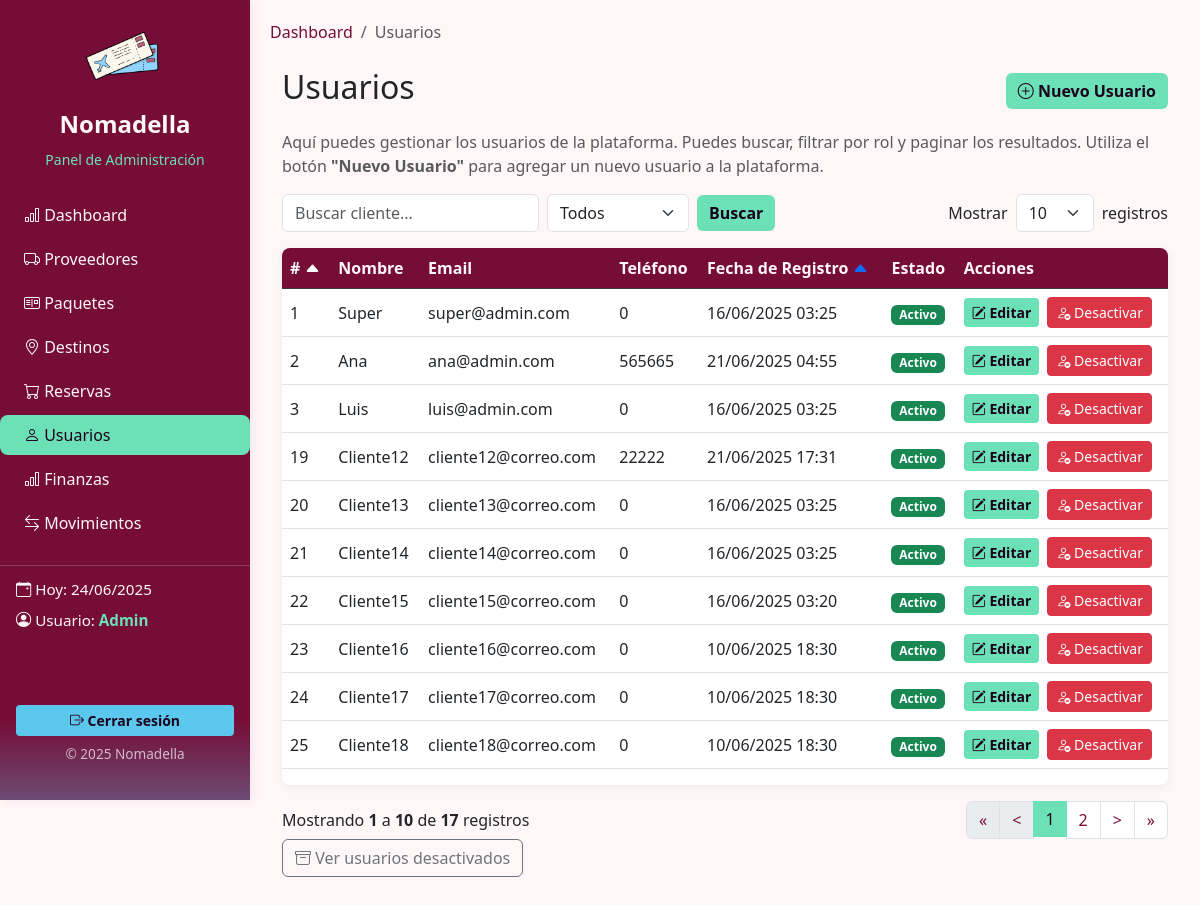
The app's page /public/dashboard/clientes.php (signed in), older data.
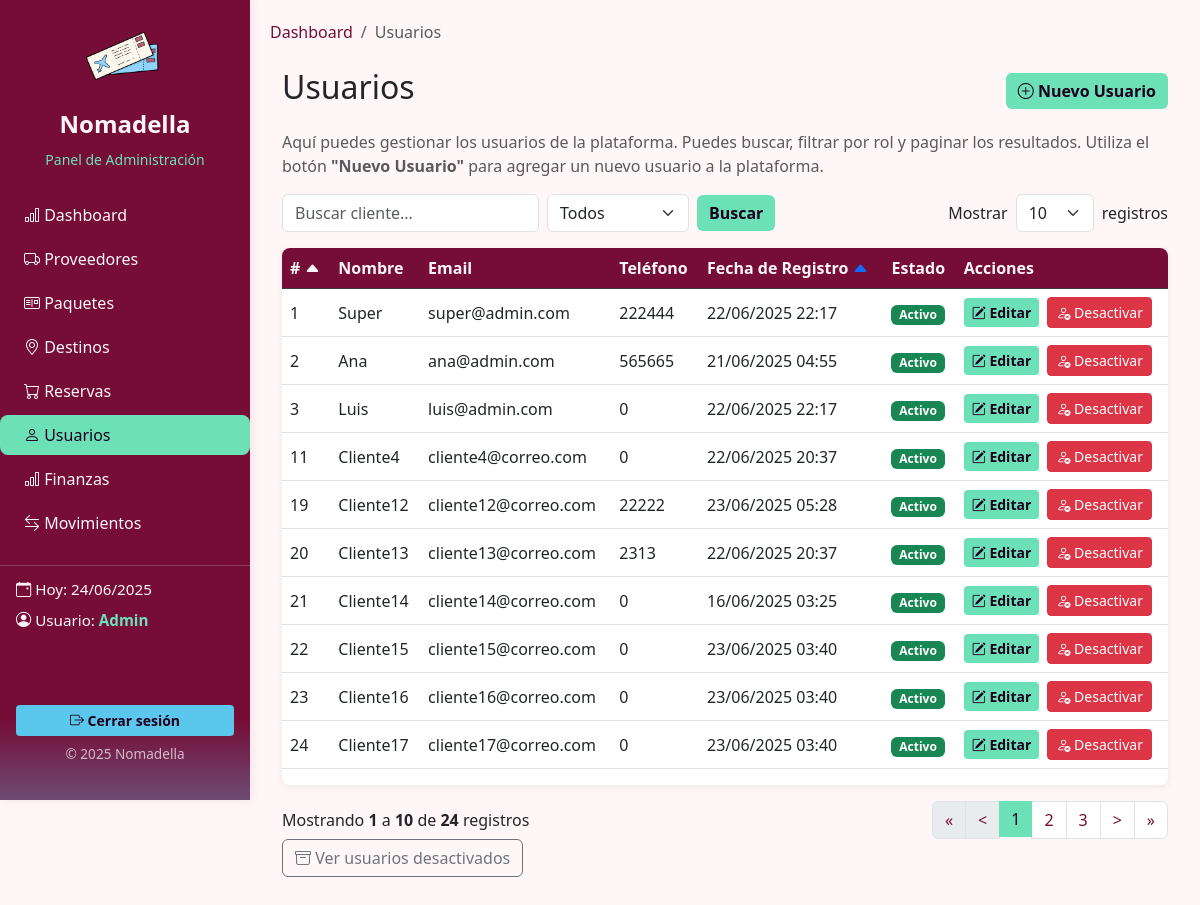
The same page, newer data.
### tables this page shows
CREATE TABLE IF NOT EXISTS `usuarios` (
  `id_usuario` int NOT NULL AUTO_INCREMENT,
  `nombre` varchar(100) DEFAULT NULL,
  `apellido` varchar(100) DEFAULT NULL,
  `email` varchar(200) DEFAULT NULL,
  `contraseña` varchar(255) DEFAULT NULL,
  `telefono` int NOT NULL,
  `fecha_registro` timestamp NOT NULL DEFAULT CURRENT_TIMESTAMP ON UPDATE CURRENT_TIMESTAMP,
  `rol` int DEFAULT '4',
  `estado` varchar(20) DEFAULT 'activo',
  PRIMARY KEY (`id_usuario`),
  UNIQUE KEY `email` (`email`),
  KEY `rol` (`rol`)
);

### public/dashboard/clientes.php (the view, shortened to what the changed rows need)
<?php
$mysqli = new mysqli("localhost", "root", "", "nomadella");
$limit = isset($_GET['limit']) ? intval($_GET['limit']) : 10;
$page = isset($_GET['page']) ? intval($_GET['page']) : 1;
$search = isset($_GET['search']) ? $mysqli->real_escape_string($_GET['search']) : '';
$rol = isset($_GET['rol']) ? intval($_GET['rol']) : 0;
$offset = ($page - 1) * $limit;
$order = isset($_GET['order']) && $_GET['order'] === 'desc' ? 'desc' : 'asc';
$orderIcon = $order === 'asc' ? 'bi-caret-up-fill' : 'bi-caret-down-fill';
$where = "WHERE estado='activo'";
$totalQuery = $mysqli->query("SELECT COUNT(*) as total FROM usuarios $where");
$totalRows = $totalQuery->fetch_assoc()['total'];
$totalPages = ceil($totalRows / $limit);
$sql = "SELECT * FROM usuarios $where ORDER BY id_usuario $order LIMIT $limit OFFSET $offset";
$result = $mysqli->query($sql);
$highlight = isset($_GET['highlight']) ? intval($_GET['highlight']) : 0;
?>
<!DOCTYPE html>
<html lang="es">
<head>
    <link rel="stylesheet" href="https://cdn.jsdelivr.net/npm/bootstrap@5.3.2/dist/css/bootstrap.min.css">
    <link href="https://cdn.jsdelivr.net/npm/bootstrap@5.3.0/dist/css/bootstrap.min.css" rel="stylesheet">
    <link href="https://cdn.jsdelivr.net/npm/bootstrap-icons/font/bootstrap-icons.css" rel="stylesheet">
    <link rel="stylesheet" href="css/apartados.css">
</head>
<body>
    <?php include 'sidebar.php'; ?>
    <div class="main-content">
        <div class="container-fluid mt-4">
            <div class="row">
                <div class="col-12">
                    <div class="d-flex justify-content-between align-items-center mb-3">
                        <h2 class="">Usuarios</h2>
                    </div>
                    <div class="table-responsive">
                        <table class="table table-hover align-middle">
                            <thead class="table-dark">
                                <tr>
                                    <th>
                                        <a href="?search=<?= urlencode($search) ?>&rol=<?= $rol ?>&limit=<?= $limit ?>&page=<?= $page ?>&order=<?= $order === 'asc' ? 'desc' : 'asc' ?>" class="text-decoration-none text-light">
                                            #
                                            <i class="bi <?= $orderIcon ?>"></i>
                                        </a>
                                    </th>
                                    <th>Nombre</th>
                                    <th>Email</th>
                                    <th>Teléfono</th>
                                    <th>Fecha de Registro
                                        <a href="?search=<?= urlencode($search) ?>&limit=<?= $limit ?>&order=<?= $order === 'asc' ? 'desc' : 'asc' ?>" class="text-decoration-none">
                                            <i class="bi <?= $orderIcon ?>"></i>
                                        </a>
                                    </th>
                                    <th>Estado</th>
                                    <th>Acciones</th>
                                </tr>
                            </thead>
                            <tbody id="tabla-clientes">
                                <?php if ($result && $result->num_rows > 0): ?>
                                    <?php foreach ($result as $i => $row): ?>
                                        <tr <?= ($row['id_usuario'] == $highlight) ? 'class="table-warning"' : '' ?>>
                                            <td><?= $row['id_usuario'] ?></td>
                                            <td><?= htmlspecialchars($row['nombre']) ?></td>
                                            <td><?= htmlspecialchars($row['email']) ?></td>
                                            <td><?= htmlspecialchars($row['telefono']) ?></td>
                                            <td><?= date('d/m/Y H:i', strtotime($row['fecha_registro'])) ?></td>
                                            <td>
                                                <?php if (isset($row['estado']) && $row['estado'] === 'activo'): ?>
                                                    <span class="badge bg-success">Activo</span>
                                                <?php else: ?>
                                                    <span class="badge bg-secondary">Inactivo</span>
                                                <?php endif; ?>
                                            </td>
                                            <td>
                                                <a href="editar_usuario.php?id=<?= $row['id_usuario'] ?>" class="btn btn-sm btn-primary me-1">
                                                    <i class="bi bi-pencil-square"></i> Editar
                                                </a>
                                                <?php if ($row['estado']): ?>
                                                    <button type="button" class="btn btn-sm btn-danger btn-desactivar" data-id="<?= $row['id_usuario'] ?>" data-nombre="<?= htmlspecialchars($row['nombre']) ?>">
                                                        <i class="bi bi-person-x"></i> Desactivar
                                                    </button>
                                                <?php endif; ?>
                                            </td>
                                        </tr>
                                    <?php endforeach; ?>
                                <?php else: ?>
                                    <tr>
                                        <td colspan="7" class="text-center">No se encontraron usuarios.</td>
                                    </tr>
                                <?php endif; ?>
                            </tbody>
                        </table>
                    </div>
                    <div class="d-flex justify-content-between align-items-center mt-3">
                        <div>
                            Mostrando
                            <strong><?= $totalRows ? $offset + 1 : 0 ?></strong>
                            a
                            <strong><?= min($offset + $limit, $totalRows) ?></strong>
                            de
                            <strong><?= $totalRows ?></strong>
                            registros
                        </div>
                        <nav>
                            <ul class="pagination mb-0">
                                <?php
                                $start = max(1, $page - 2);
                                $end = min($totalPages, $page + 2);
                                for ($i = $start; $i <= $end; $i++): ?>
                                    <li class="page-item <?= $i == $page ? 'active' : '' ?>">
                                        <a class="page-link" href="?search=<?= urlencode($search) ?>&limit=<?= $limit ?>&page=<?= $i ?>"><?= $i ?></a>
                                    </li>
                                <?php endfor; ?>
                            </ul>
                        </nav>
                    </div>
                </div>
            </div>
        </div>
    </div>
</body>
</html>

Row changes from the older to the newer data that the page shows:
no longer on this page (row edited): usuarios: id_usuario "25", nombre "Cliente18", email "cliente18@correo.com", telefono "0", fecha_registro "10/06/2025 18:30", estado "Activo"
changed usuarios "Super": telefono "0" → "222444"; fecha_registro "16/06/2025 03:25" → "22/06/2025 22:17"
changed usuarios "Luis": fecha_registro "16/06/2025 03:25" → "22/06/2025 22:17"
now on this page (row edited): usuarios: id_usuario "11", nombre "Cliente4", email "cliente4@correo.com", telefono "0", fecha_registro "22/06/2025 20:37", estado "Activo"
changed usuarios "Cliente12": fecha_registro "21/06/2025 17:31" → "23/06/2025 05:28"
changed usuarios "Cliente13": telefono "0" → "2313"; fecha_registro "16/06/2025 03:25" → "22/06/2025 20:37"
changed usuarios "Cliente15": fecha_registro "16/06/2025 03:20" → "23/06/2025 03:40"
changed usuarios "Cliente16": fecha_registro "10/06/2025 18:30" → "23/06/2025 03:40"
changed usuarios "Cliente17": fecha_registro "10/06/2025 18:30" → "23/06/2025 03:40"
Text that changed along with them:
$totalRows: "17" → "24"
new list line: "3"
